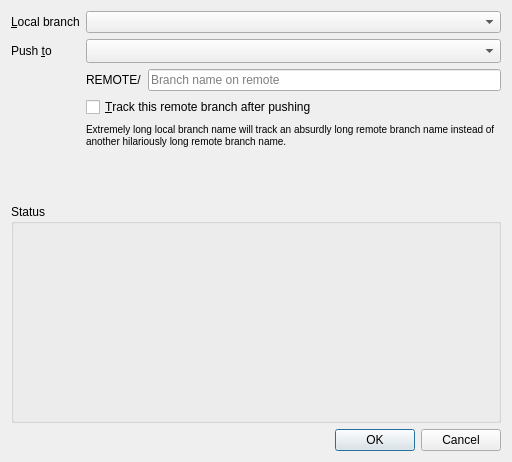
<?xml version="1.0" encoding="UTF-8"?>
<ui version="4.0">
 <class>PushDialog</class>
 <widget class="QDialog" name="PushDialog">
  <property name="windowModality">
   <enum>Qt::NonModal</enum>
  </property>
  <property name="enabled">
   <bool>true</bool>
  </property>
  <property name="geometry">
   <rect>
    <x>0</x>
    <y>0</y>
    <width>512</width>
    <height>462</height>
   </rect>
  </property>
  <property name="windowTitle">
   <string>Push branch</string>
  </property>
  <property name="sizeGripEnabled">
   <bool>false</bool>
  </property>
  <property name="modal">
   <bool>true</bool>
  </property>
  <layout class="QFormLayout" name="formLayout">
   <property name="fieldGrowthPolicy">
    <enum>QFormLayout::AllNonFixedFieldsGrow</enum>
   </property>
   <item row="0" column="0">
    <widget class="QLabel" name="localBranchLabel">
     <property name="text">
      <string>&amp;Local branch</string>
     </property>
     <property name="buddy">
      <cstring>localBranchEdit</cstring>
     </property>
    </widget>
   </item>
   <item row="0" column="1">
    <widget class="QComboBox" name="localBranchEdit">
     <property name="sizePolicy">
      <sizepolicy hsizetype="MinimumExpanding" vsizetype="Fixed">
       <horstretch>0</horstretch>
       <verstretch>0</verstretch>
      </sizepolicy>
     </property>
     <property name="insertPolicy">
      <enum>QComboBox::NoInsert</enum>
     </property>
    </widget>
   </item>
   <item row="1" column="0">
    <widget class="QLabel" name="remoteBranchLabel">
     <property name="text">
      <string>Push &amp;to</string>
     </property>
     <property name="buddy">
      <cstring>remoteBranchEdit</cstring>
     </property>
    </widget>
   </item>
   <item row="1" column="1">
    <widget class="QComboBox" name="remoteBranchEdit">
     <property name="sizePolicy">
      <sizepolicy hsizetype="MinimumExpanding" vsizetype="Fixed">
       <horstretch>0</horstretch>
       <verstretch>0</verstretch>
      </sizepolicy>
     </property>
     <property name="insertPolicy">
      <enum>QComboBox::NoInsert</enum>
     </property>
     <property name="sizeAdjustPolicy">
      <enum>QComboBox::AdjustToMinimumContentsLengthWithIcon</enum>
     </property>
    </widget>
   </item>
   <item row="2" column="1">
    <widget class="QStackedWidget" name="newRemoteBranchStackedWidget">
     <property name="currentIndex">
      <number>0</number>
     </property>
     <widget class="QWidget" name="newRemoteBranchPage0">
      <layout class="QHBoxLayout" name="horizontalLayout">
       <property name="leftMargin">
        <number>0</number>
       </property>
       <property name="topMargin">
        <number>0</number>
       </property>
       <property name="rightMargin">
        <number>0</number>
       </property>
       <property name="bottomMargin">
        <number>0</number>
       </property>
       <item>
        <widget class="QLabel" name="remoteNameLabel">
         <property name="text">
          <string notr="true">REMOTE/</string>
         </property>
        </widget>
       </item>
       <item>
        <widget class="QLineEdit" name="newRemoteBranchNameEdit">
         <property name="text">
          <string/>
         </property>
         <property name="placeholderText">
          <string>Branch name on remote</string>
         </property>
        </widget>
       </item>
      </layout>
     </widget>
     <widget class="QWidget" name="newRemoteBranchPage1">
      <layout class="QVBoxLayout" name="verticalLayout_2">
       <property name="leftMargin">
        <number>0</number>
       </property>
       <property name="topMargin">
        <number>0</number>
       </property>
       <property name="rightMargin">
        <number>0</number>
       </property>
       <property name="bottomMargin">
        <number>0</number>
       </property>
       <item>
        <widget class="QCheckBox" name="forcePushCheckBox">
         <property name="text">
          <string>&amp;Force push</string>
         </property>
        </widget>
       </item>
      </layout>
     </widget>
    </widget>
   </item>
   <item row="3" column="1">
    <widget class="QCheckBox" name="trackCheckBox">
     <property name="text">
      <string>&amp;Track this remote branch after pushing</string>
     </property>
    </widget>
   </item>
   <item row="4" column="1">
    <widget class="QLabel" name="trackingLabel">
     <property name="sizePolicy">
      <sizepolicy hsizetype="Expanding" vsizetype="Fixed">
       <horstretch>0</horstretch>
       <verstretch>0</verstretch>
      </sizepolicy>
     </property>
     <property name="text">
      <string notr="true">&lt;html&gt;&lt;head/&gt;&lt;body&gt;&lt;p&gt;&lt;span style=&quot; font-size:small;&quot;&gt;Extremely long local branch name will track an absurdly long remote branch name instead of another hilariously long remote branch name.&lt;/span&gt;&lt;/p&gt;&lt;/body&gt;&lt;/html&gt;</string>
     </property>
     <property name="textFormat">
      <enum>Qt::RichText</enum>
     </property>
     <property name="alignment">
      <set>Qt::AlignLeading|Qt::AlignLeft|Qt::AlignTop</set>
     </property>
     <property name="wordWrap">
      <bool>true</bool>
     </property>
    </widget>
   </item>
   <item row="7" column="0">
    <spacer name="verticalSpacer">
     <property name="orientation">
      <enum>Qt::Vertical</enum>
     </property>
     <property name="sizeType">
      <enum>QSizePolicy::Preferred</enum>
     </property>
     <property name="sizeHint" stdset="0">
      <size>
       <width>20</width>
       <height>8</height>
      </size>
     </property>
    </spacer>
   </item>
   <item row="8" column="0" colspan="2">
    <widget class="QGroupBox" name="groupBox">
     <property name="sizePolicy">
      <sizepolicy hsizetype="Preferred" vsizetype="Preferred">
       <horstretch>0</horstretch>
       <verstretch>1</verstretch>
      </sizepolicy>
     </property>
     <property name="title">
      <string>Status</string>
     </property>
     <property name="alignment">
      <set>Qt::AlignLeading|Qt::AlignLeft|Qt::AlignTop</set>
     </property>
     <layout class="QVBoxLayout" name="verticalLayout">
      <property name="leftMargin">
       <number>0</number>
      </property>
      <property name="topMargin">
       <number>0</number>
      </property>
      <property name="rightMargin">
       <number>0</number>
      </property>
      <property name="bottomMargin">
       <number>0</number>
      </property>
      <item>
       <widget class="StatusForm" name="statusForm" native="true">
        <property name="minimumSize">
         <size>
          <width>0</width>
          <height>32</height>
         </size>
        </property>
       </widget>
      </item>
     </layout>
    </widget>
   </item>
   <item row="18" column="0" colspan="2">
    <widget class="QDialogButtonBox" name="buttonBox">
     <property name="orientation">
      <enum>Qt::Horizontal</enum>
     </property>
     <property name="standardButtons">
      <set>QDialogButtonBox::Cancel|QDialogButtonBox::Ok</set>
     </property>
    </widget>
   </item>
  </layout>
 </widget>
 <customwidgets>
  <customwidget>
   <class>StatusForm</class>
   <extends>QWidget</extends>
   <header>gitfourchette.forms.statusform</header>
   <container>1</container>
  </customwidget>
 </customwidgets>
 <tabstops>
  <tabstop>localBranchEdit</tabstop>
  <tabstop>remoteBranchEdit</tabstop>
  <tabstop>forcePushCheckBox</tabstop>
  <tabstop>newRemoteBranchNameEdit</tabstop>
  <tabstop>trackCheckBox</tabstop>
 </tabstops>
 <resources/>
 <connections>
  <connection>
   <sender>buttonBox</sender>
   <signal>rejected()</signal>
   <receiver>PushDialog</receiver>
   <slot>reject()</slot>
   <hints>
    <hint type="sourcelabel">
     <x>219</x>
     <y>457</y>
    </hint>
    <hint type="destinationlabel">
     <x>286</x>
     <y>269</y>
    </hint>
   </hints>
  </connection>
 </connections>
</ui>
